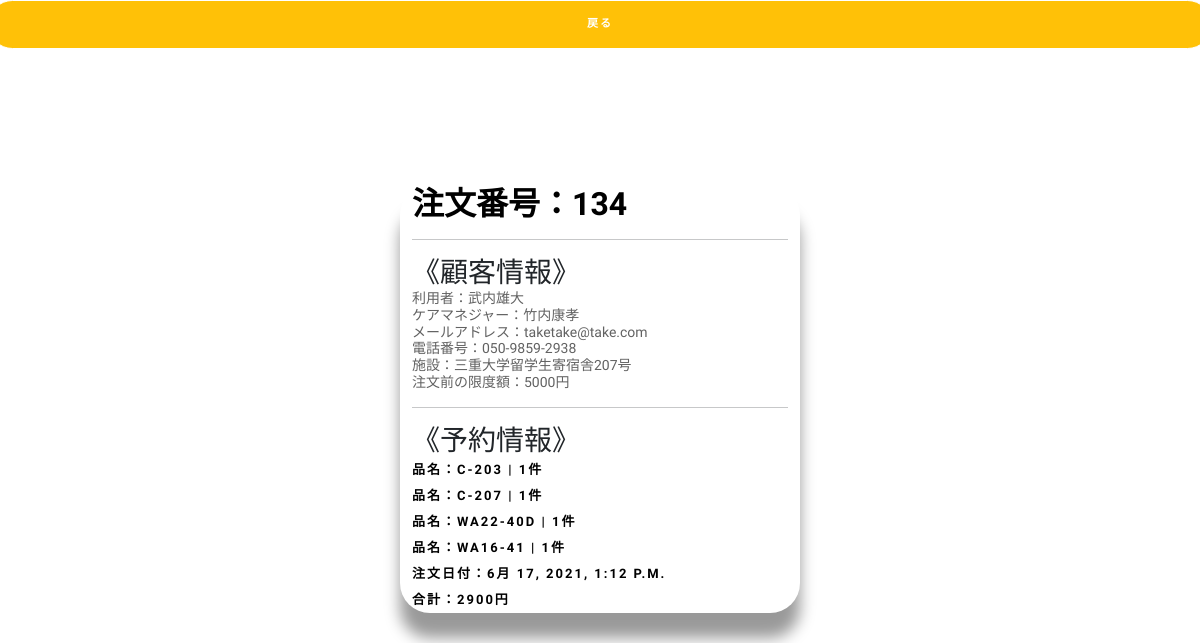
/dashboard/134/ (signed in), run on the app's committed database.
### customer/models.py (models this page shows, shortened)
class OrderModel(models.Model):
    user = models.ForeignKey(User, on_delete=models.CASCADE)
    created_on = models.DateTimeField(auto_now_add=True)
    items = models.ManyToManyField(
        'OrderItem')
    license = models.CharField(max_length=100, blank=True)
    name = models.CharField(max_length=50, blank=True)
    email = models.CharField(max_length=50, blank=True)
    facility = models.CharField(max_length=50, blank=True)
    phone = models.CharField(max_length=50, blank=True)
    price = models.IntegerField(blank=True, null=True)
    status = models.IntegerField(default=2)
    description = models.CharField(max_length=100, blank=True)
    permitter = models.ForeignKey(User, related_name='permitter', on_delete=models.CASCADE, blank=True, null=True)
    permit_day = models.DateTimeField(blank=True, null=True)
    handler = models.ForeignKey(User, related_name="handler", on_delete=models.CASCADE, blank=True, null=True)
    location_selecter = models.IntegerField(blank=True)
    limit = models.IntegerField(default=0)
    start_date = models.DateTimeField()
    end_date = models.DateTimeField()

class OrderItem(models.Model):
    user = models.ForeignKey(User, on_delete=models.CASCADE)
    items = models.ForeignKey(
        'MenuItem', on_delete=models.CASCADE, blank=True, null=True)
    quantity = models.IntegerField(default=1)
    ordered = models.BooleanField(default=False)
    def __str__(self):
        return f'{self.items} | {self.quantity}件'

class MenuItem(models.Model):
    name = models.CharField(max_length=100)
    description = models.TextField()
    image = models.ImageField(upload_to='menu_images/', blank=True)
    price = models.IntegerField()
    category = models.ForeignKey('Category', on_delete=models.CASCADE)
    quantity = models.IntegerField(default=0)
    video_url = models.CharField(max_length=100, blank=True)
    def __str__(self):
        return self.name

### dashboard/views.py (the view, shortened to what this page needs)
# urls.py: path('<int:pk>/', OrderDetailView.as_view(), name='order-detail'),
class OrderDetailView(LoginRequiredMixin, UserPassesTestMixin, View):
    def get(self, request, pk, *args, **kwargs):
        order = OrderModel.objects.get(pk=pk)
        context = {
            'order': order
        }
        return render(request, 'dashboard/order-detail.html', context)
    def test_func(self):
        return self.request.user.groups.filter(name='staff').exists()

### dashboard/templates/dashboard/order-detail.html (shortened to what this page needs)
{% extends 'dashboard/base.html' %}
{% block content %}
<div class="row text-center">
    <a class="btn btn-warning" href="{{request.META.HTTP_REFERER}}">戻る</a>
</div>
<div class="container">
    <div class="row justify-content-center">
        <div class="front">
            <h2>注文番号：{{order.pk}}</h2>
            <hr>
            <h3>《顧客情報》</h3>
            <h5>利用者：{{ order.name }}</h5>
            <h5>ケアマネジャー：{{ order.user }}</h5>
            <h5>メールアドレス：{{ order.email }}</h5>
            <h5>電話番号：{{ order.phone }}</h5>
            <h5>施設：{{ order.facility }}</h5>
            <h5 {% if order.limit < 0 %} class="text-danger" {% endif %}>注文前の限度額：{{ order.limit }}円</h5>
            <hr>
            <h3>《予約情報》</h3>
            {% for item in order.items.all %}
            <h4>品名：{{ item }}</h4>
            {% endfor %}
            <h4>注文日付：{{ order.created_on }}</h4>
            <h4>合計：{{ order.price }}円</h4>
        </div>
    </div>
    <div class="content text-center">
    <br><br><br>
        {% if order.status == 0 %}
            <p class="alert alert-primary"><i style="color:green;" class="fa fa-check"></i><span class="pl-2">承認</span></p>
            <div class="card">
                <h4 class="border">《承認内容》</h4>
                <span class="badge bg-primary mx-auto mt-3" style="font-size: 1.2em;">担当者：{{ order.handler }}</span>
                <span class="badge bg-danger mx-auto mt-3" style="font-size: 1.2em;">承認日付：{{ order.permit_day }}</span>
                <span class="badge rounded-pill bg-secondary mx-auto mt-3" style="font-size: 1em;">承認者：{{ order.permitter }}</span>
            </div>
        {% elif order.status == 1 %}
            <p class="alert alert-danger"><i style="color:green;" class="fa fa-cog"></i><span class="pl-2">審査待ち</span></p>
        {% endif %}
    </div>
</div>
{% endblock content %}

### static/style.css (style rules this page uses)
body { background-color: #fff; font-family: "Kosugi Maru", sans-serif; }
h1, h2, h3, h4, h5, h6 { margin: 0; }
h2 { color: #000; font-weight: 600; }
h4 { color: #000; font-size: 13px; font-weight: 700; letter-spacing: 2px; text-transform: uppercase; line-height: 2; }
h5 { color: #626262; font-size: 14px; font-weight: 500; }
a { letter-spacing: 2px; text-decoration: none; color: #71c55d; }
p { color: #505050; font-size: 14px; font-weight: 300; letter-spacing: 0.5px; line-height: 2; margin-bottom: 20px; }
span { letter-spacing: 1px; }
.btn { border: 1px solid #fff; border-radius: 50px; color: #fff; font-size: 11px; font-weight: 600; padding: 15px 40px; text-transform: uppercase; transition: all 0.5s ease-in-out 0s; }
.fa { font-size: 13px; }

### dashboard/templates/dashboard/order-detail.html (style rules this page uses)
.container { position: absolute; top: 50%; left: 50%; transform: translate(-50%,-50%) ; width: 400px; height: 430px; border-radius: 30px; transition: .5s; }
.container .front { display: inline-block; width: 100%; height: 100%; border-radius: 30px; transform: perspective(1000px) rotateY(0deg); transition: .5s; box-shadow: 0 25px 15px rgb(0 0 0 / 40%) }
.container .content { position: absolute; top: 0; left: 0; width: 100%; height: 100%; border-radius: 30px; backface-visibility: hidden; transform: perspective(1000px) rotateY(-180deg); background: #fff; transition: .5s; box-shadow: 0 25px 15px rgb(0 0 0 / 50%) }

### data on the page
OrderModel: pk "134", name "武内雄大", user "竹内康孝", email "taketake@take.com", phone "050-9859-2938", facility "三重大学留学生寄宿舎207号", limit "5000", created_on "6月 17, 2021, 1:12 P.M.", price "2900", handler "服部源氏", permit_day "6月 17, 2021, 1:14 p.m."
OrderItem: items+quantity "C-203 | 1件"
OrderItem: items+quantity "C-207 | 1件"
OrderItem: items+quantity "WA22-40D | 1件"
OrderItem: items+quantity "WA16-41 | 1件"
